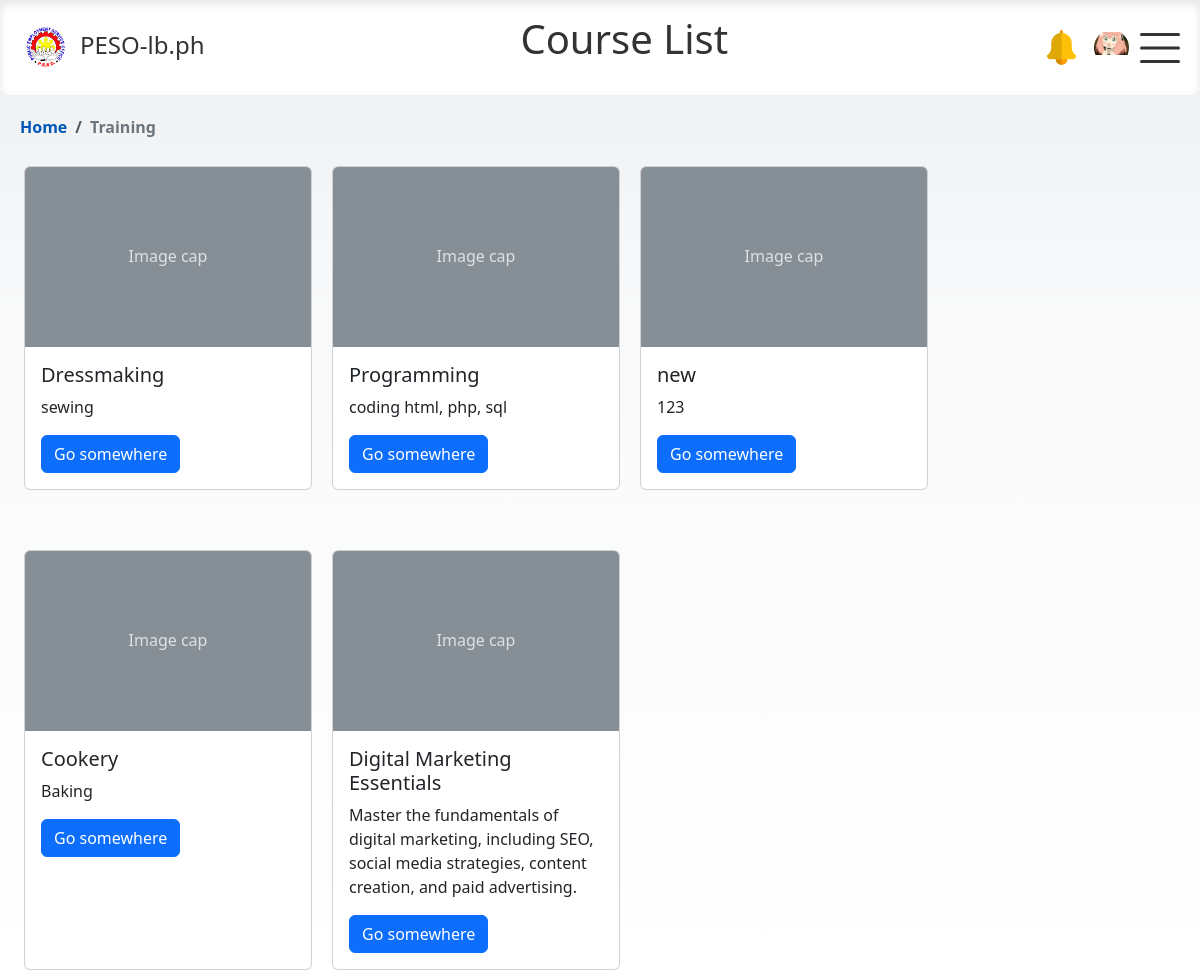
Before: /html/applicant/training_list.php (signed in) with the older database file.
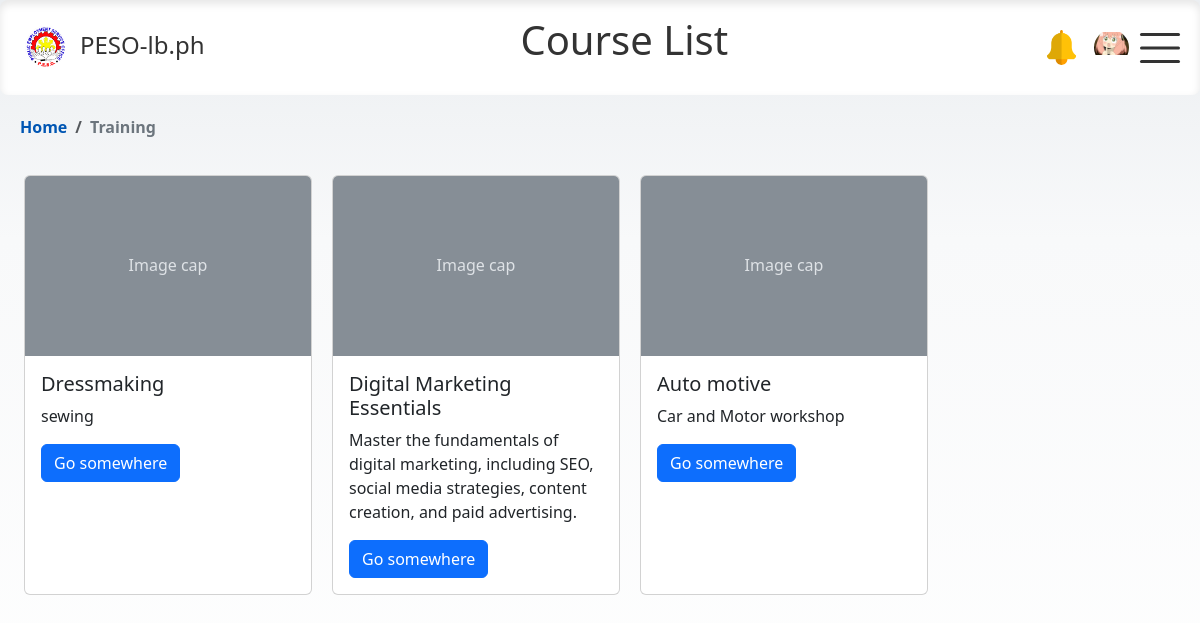
After: the same page with the newer database file.
### tables this page shows
CREATE TABLE `courses` (
  `id` int(11) NOT NULL,
  `course_name` varchar(255) NOT NULL,
  `description` text DEFAULT NULL,
  `module_count` int(11) NOT NULL
);

### html/applicant/training_list.php (the view, shortened to what this page needs)
<?php
include '../../php/conn_db.php';
function checkSession() {
    if (!isset($_SESSION['id'])) {
        header("Location: ../login.html");
        exit();
    } else {
        return $_SESSION['id'];
    }
}
$userId = checkSession();
$sql = "SELECT * FROM courses";
$result = $conn->query($sql);
$sql = "SELECT * FROM applicant_profile WHERE user_id = ?";
$stmt = $conn->prepare($sql);
$stmt->bind_param("i", $userId);
$stmt->execute();
$res = $stmt->get_result();
$row = $res->fetch_assoc();
?>
<!DOCTYPE html>
<html lang="en">
<head>
  <link href="https://cdn.jsdelivr.net/npm/bootstrap@5.3.3/dist/css/bootstrap.min.css" rel="stylesheet">
  <link rel="stylesheet" href="https://cdn.jsdelivr.net/npm/bootstrap@5.3.0/dist/css/bootstrap.min.css">
  <link href="https://cdnjs.cloudflare.com/ajax/libs/bootstrap-icons/1.10.0/font/bootstrap-icons.min.css" rel="stylesheet">
    <link href="https://getbootstrap.com/docs/5.3/assets/css/docs.css" rel="stylesheet">
    <link rel="stylesheet" href="../../css/nav_float.css">
  <link rel="stylesheet" href="../../css/training.css">
</head>
<body>
<nav>
    <div class="logo">
        <img src="../../img/logo_peso.png" alt="Logo">
        <a href="#"> PESO-lb.ph</a>
    </div>
    <header>
        <h1 class="h1">Course List</h1>
    </header>
    <div class="profile-icons">
        <div class="notif-icon" data-bs-toggle="popover" data-bs-content="#" data-bs-placement="bottom">
            <img id="#" src="../../img/notif.png" alt="Profile Picture" class="rounded-circle">
        </div>
        <div class="profile-icon" data-bs-toggle="popover" data-bs-placement="bottom">
    <?php if (!empty($row['photo'])): ?>
        <img id="preview" src="../../php/applicant/images/<?php echo $row['photo']; ?>" alt="Profile Image" class="circular--square">
    <?php else: ?>
        <img src="../../img/user-placeholder.png" alt="Profile Picture" class="rounded-circle">
    <?php endif; ?>
    </div>
    </div>
    <div class="burger" id="burgerToggle">
        <span></span>
        <span></span>
        <span></span>
    </div>
</nav>
<nav class="bcrumb-container" aria-label="breadcrumb">
  <ol class="breadcrumb">
    <li class="breadcrumb-item"><a href="../../index(applicant).php" >Home</a></li>
    <li class="breadcrumb-item active" aria-current="page">Training</li>
  </ol>
</nav>
    <div class="card-container">
    <?php
        if ($result->num_rows > 0) {
            while ($row = $result->fetch_assoc()) {
                echo '
                    <div class="card custom-card">
                        <svg class="bd-placeholder-img card-img-top custom-svg" xmlns="http://www.w3.org/2000/svg" role="img" aria-label="Placeholder: Image cap" preserveAspectRatio="xMidYMid slice" focusable="false">
                            <title>Placeholder</title>
                            <rect width="100%" height="100%" class="custom-rect"></rect>
                            <text x="50%" y="50%" class="custom-text" dy=".3em">Image cap</text>
                        </svg>
                        <div class="card-body">
                            <h5 class="card-title">' . htmlspecialchars($row['course_name'])  . '</h5>
                            <p class="card-text">' . htmlspecialchars($row['description']) . '</p>
                            <a href="modules_list.php?user_id=' . $userId . '& course_id=' . $row['id'] . '" class="btn btn-primary">Go somewhere</a>
                        </div>
                    </div>
                ';
            }
        } else {
            echo '<div>No employers found</div>';
        }
    ?>
</div>
</body>
</html>

Changed rows visible on the page:
removed courses: course_name "Programming", description "coding html, php, sql"
removed courses: course_name "new", description "123"
removed courses: course_name "Cookery", description "Baking"
added courses: course_name "Auto motive", description "Car and Motor workshop"
